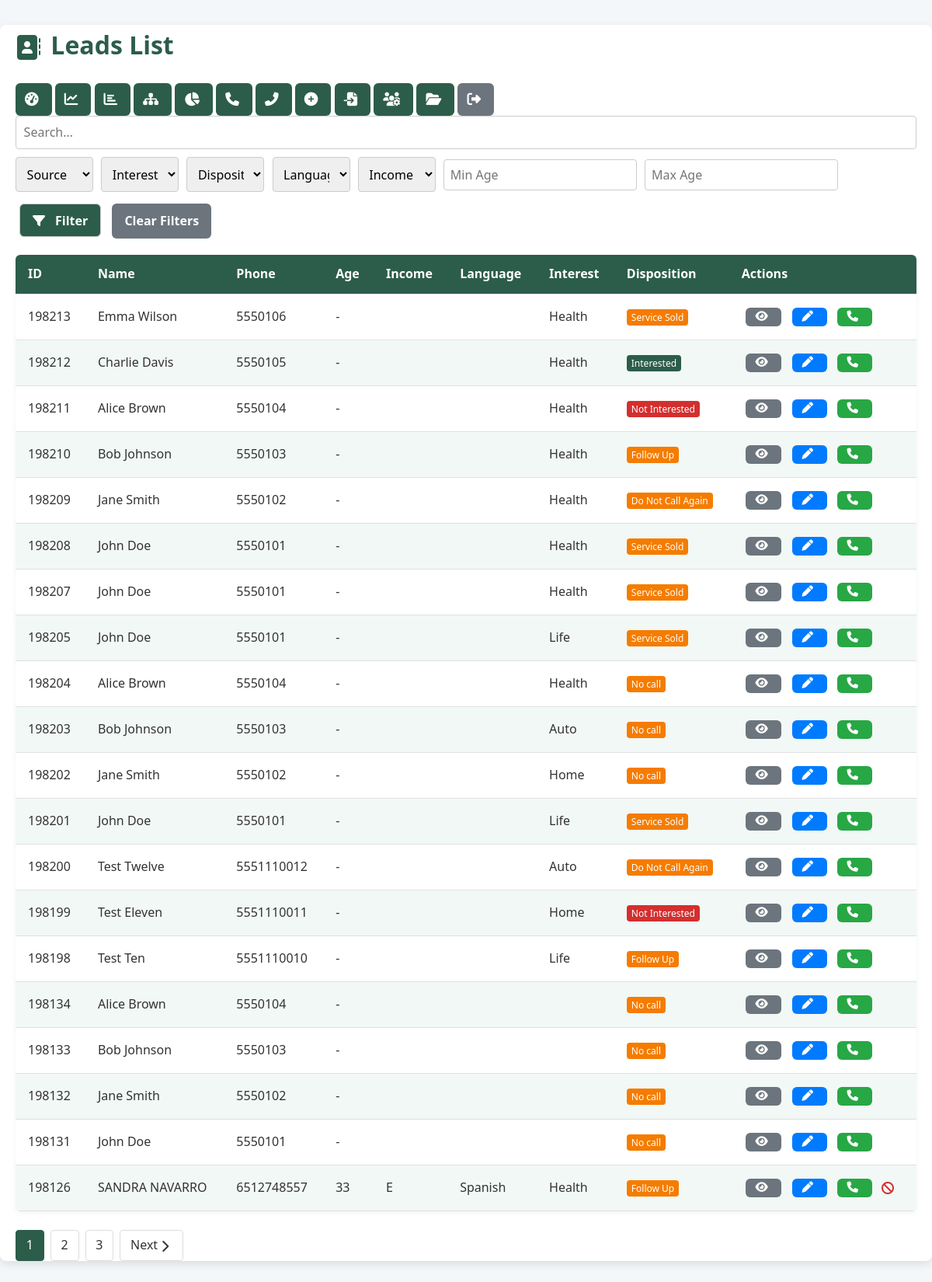
The app's page /leads/list.php (signed in) with its own data.
### tables this page shows
CREATE TABLE `leads` (
  `id` int(11) NOT NULL,
  `external_id` varchar(100) NOT NULL,
  `prefix` varchar(20) DEFAULT NULL,
  `first_name` varchar(50) NOT NULL,
  `mi` varchar(10) DEFAULT NULL,
  `last_name` varchar(50) NOT NULL,
  `phone` varchar(20) NOT NULL,
  `email` varchar(100) DEFAULT NULL,
  `address_line` varchar(150) DEFAULT NULL,
  `suite_apt` varchar(50) DEFAULT NULL,
  `city` varchar(50) DEFAULT NULL,
  `state` char(2) DEFAULT NULL,
  `zip5` char(5) DEFAULT NULL,
  `zip4` char(4) DEFAULT NULL,
  `delivery_point_bar_code` varchar(20) DEFAULT NULL,
  `carrier_route` varchar(20) DEFAULT NULL,
  `fips_county_code` char(5) DEFAULT NULL,
  `county_name` varchar(50) DEFAULT NULL,
  `age` int(11) DEFAULT NULL,
  `insurance_interest_id` int(11) DEFAULT NULL,
  `source_id` int(11) NOT NULL,
  `do_not_call` tinyint(1) NOT NULL DEFAULT 0,
  `taken_by` int(11) DEFAULT NULL,
  `taken_at` datetime DEFAULT NULL,
  `created_at` datetime NOT NULL DEFAULT current_timestamp(),
  `updated_at` datetime NOT NULL DEFAULT current_timestamp() ON UPDATE current_timestamp(),
  `income` varchar(10) DEFAULT NULL,
  `language` varchar(10) DEFAULT NULL,
  `notes` text DEFAULT NULL,
  `uploaded_by` int(11) DEFAULT NULL
);

CREATE TABLE `insurance_interests` (
  `id` int(11) NOT NULL,
  `name` varchar(100) NOT NULL,
  `category` varchar(50) DEFAULT NULL,
  `active` tinyint(1) NOT NULL DEFAULT 1,
  `created_at` datetime NOT NULL DEFAULT current_timestamp()
);

CREATE TABLE `income_ranges` (
  `code` char(1) NOT NULL,
  `description` varchar(100) NOT NULL
);

CREATE TABLE `language_codes` (
  `code` char(2) NOT NULL,
  `description` varchar(100) NOT NULL
);

### lib/Auth.php (called while the page is built, shortened)
<?php
class Auth
{
    public static function user(): ?array
    {
        return $_SESSION['user'] ?? null;
    }
}

### leads/list.php (the view, shortened to what this page needs)
<?php
require_once __DIR__ . '/../lib/Auth.php';
$user = Auth::user();
$roles = $user['roles'] ?? [];
$canCreate = (bool) array_intersect($roles, ['admin', 'lead_manager', 'sales', 'owner']);
$canImport = $canCreate;
$canViewCalls = (bool) array_intersect($roles, ['admin', 'sales']);
$canManageUsers = in_array('admin', $roles, true);
$canEdit = $canCreate;
$canCall = (bool) array_intersect($roles, ['admin', 'sales']);
$canViewDashboard = (bool) array_intersect($roles, ['admin', 'viewer']);
$canViewLeadSummary = (bool) array_intersect($roles, ['admin', 'owner']);
$canViewReferrals = (bool) array_intersect($roles, ['admin', 'owner']);
$pdo = getPDO();
$page = max(1, (int) ($_GET['page'] ?? 1));
$perPage = (int) ($_GET['per_page'] ?? 20);
$perPage = in_array($perPage, [10, 20, 50, 100]) ? $perPage : 20;
$offset = ($page - 1) * $perPage;
$conds = ["1=1"];
$params = [];
$where = implode(' AND ', $conds);
$countStmt = $pdo->prepare("
    SELECT COUNT(*)
    FROM leads l
    LEFT JOIN (
        SELECT lead_id, disposition_id
        FROM interactions
        WHERE id IN (
            SELECT MAX(id) FROM interactions GROUP BY lead_id
        )
    ) latest_interactions ON l.id = latest_interactions.lead_id
    LEFT JOIN dispositions d ON latest_interactions.disposition_id = d.id
    WHERE $where");
$countStmt->execute($params);
$totalLeads = (int) $countStmt->fetchColumn();
$totalPages = (int) ceil($totalLeads / $perPage);
$sql = "
    SELECT
        l.id,
        CONCAT_WS(' ', l.prefix, l.first_name, l.mi, l.last_name) AS full_name,
        l.phone,
        lc.description AS language_desc,
        ir.description AS income_desc,
        ii.name AS interest,
        d.name AS disposition,
        l.age,
        l.do_not_call,
        ll.user_id AS locked_by,
        ll.expires_at AS lock_expires
    FROM leads l
    LEFT JOIN language_codes lc ON l.language = lc.code
    LEFT JOIN income_ranges ir ON l.income = ir.code
    LEFT JOIN insurance_interests ii ON l.insurance_interest_id = ii.id
    LEFT JOIN lead_locks ll ON l.id = ll.lead_id AND ll.expires_at >= NOW()
    LEFT JOIN (
        SELECT lead_id, disposition_id
        FROM interactions
        WHERE id IN (
            SELECT MAX(id) FROM interactions GROUP BY lead_id
        )
    ) latest_interactions ON l.id = latest_interactions.lead_id
    LEFT JOIN dispositions d ON latest_interactions.disposition_id = d.id
    WHERE $where
    ORDER BY l.id DESC
    LIMIT $offset, $perPage";
$stmt = $pdo->prepare($sql);
$stmt->execute($params);
$leads = $stmt->fetchAll(PDO::FETCH_ASSOC);
$query = $_GET;
unset($query['page']);
$baseUrl = 'list.php' . (count($query) ? '?' . http_build_query($query) . '&' : '?');
?>
<!DOCTYPE html>
<html lang="en">
<head>
  <link rel="stylesheet" href="../assets/css/leads/list.css">
  <link rel="stylesheet" href="https://cdnjs.cloudflare.com/ajax/libs/font-awesome/6.5.0/css/all.min.css">
</head>
<body>
  <div class="container">
    <h1><i class="fas fa-address-book"></i> Leads List</h1>
    <div class="actions">
      <?php if ($canViewDashboard): ?>
        <a class="btn-slide" href="../admin/dashboard.php">
          <i class="fas fa-tachometer-alt"></i><span> Dashboard</span>
        </a>
        <a class="btn-slide" href="../admin/my_metrics.php">
          <i class="fas fa-chart-line"></i><span> My Metrics</span>
        </a>
      <?php endif; ?>
      <?php if ($canViewLeadSummary): ?>
        <a class="btn-slide" href="../admin/users_lead_summary.php">
          <i class="fas fa-chart-bar"></i><span> Leads Sales Performance </span>
        </a>
      <?php endif; ?>
      <?php if ($canViewReferrals): ?>
        <a class="btn-slide" href="../admin/referrals.php">
          <i class="fas fa-sitemap"></i><span> Referrals</span>
        </a>
      <?php endif; ?>
      <?php if ($canManageUsers): ?>
        <a class="btn-slide" href="../admin/all_metrics.php">
          <i class="fas fa-chart-pie"></i><span> All Metrics</span>
        </a>
      <?php endif; ?>
      <?php if ($canViewCalls): ?>
        <a class="btn-slide" href="../calls/my_interactions.php">
          <i class="fas fa-phone"></i><span> My Calls</span>
        </a>
        <a class="btn-slide" href="../calls/list.php">
          <i class="fas fa-phone-alt"></i><span> All Calls</span>
        </a>
      <?php endif; ?>
      <?php if ($canCreate): ?>
        <a class="btn-slide" href="add.php">
          <i class="fas fa-plus-circle"></i><span> New Lead</span>
        </a>
      <?php endif; ?>
      <?php if ($canImport): ?>
        <a class="btn-slide" href="import.php">
          <i class="fas fa-file-import"></i><span> Import Leads</span>
        </a>
      <?php endif; ?>
      <?php if ($canManageUsers): ?>
        <a class="btn-slide" href="../admin/users.php">
          <i class="fas fa-users-cog"></i><span> User Management</span>
        </a>
        <a class="btn-slide" href="../admin/documents.php">
          <i class="fas fa-folder-open"></i><span> Documents</span>
        </a>
      <?php endif; ?>
      <a class="btn-slide btn-secondary" href="../auth/logout.php">
        <i class="fas fa-right-from-bracket"></i><span> Exit</span>
      </a>
    </div>
    <form method="get" class="filters-form">
      <input type="text" name="search" placeholder="Search..." value="<?= htmlspecialchars($_GET['search'] ?? '') ?>">
      <select name="source">
        <option value="">Source</option>
      </select>
      <select name="interest">
        <option value="">Interest</option>
      </select>
      <select name="disposition">
        <option value="">Disposition</option>
      </select>
      <select name="language">
        <option value="">Language</option>
      </select>
      <select name="income">
        <option value="">Income</option>
      </select>
      <input type="number" name="age_min" placeholder="Min Age" value="<?= htmlspecialchars($_GET['age_min'] ?? '') ?>">
      <input type="number" name="age_max" placeholder="Max Age" value="<?= htmlspecialchars($_GET['age_max'] ?? '') ?>">
      <button type="submit" class="btn"><i class="fas fa-filter"></i> Filter</button>
      <a href="list.php" class="btn btn-secondary">Clear Filters</a>
    </form>
    <table class="table">
      <thead>
        <tr>
          <th>ID</th>
          <th>Name</th>
          <th>Phone</th>
          <th>Age</th>
          <th>Income</th>
          <th>Language</th>
          <th>Interest</th>
          <th>Disposition</th>
          <th>Actions</th>
        </tr>
      </thead>
      <tbody>
        <?php if (empty($leads)): ?>
          <tr>
            <td colspan="9" style="text-align:center;">No leads found.</td>
          </tr>
        <?php else:
          foreach ($leads as $lead): ?>
            <tr>
              <td><?= $lead['id'] ?></td>
              <td><?= htmlspecialchars($lead['full_name']) ?></td>
              <td><?= htmlspecialchars($lead['phone']) ?></td>
              <td><?= $lead['age'] ?: '-' ?></td>
              <td><?= htmlspecialchars($lead['income_desc']) ?></td>
              <td><?= htmlspecialchars($lead['language_desc']) ?></td>
              <td><?= htmlspecialchars($lead['interest']) ?></td>
              <td>
                <?php
                $dsp = strtolower($lead['disposition'] ?? '');
                switch ($dsp) {
                  case 'interested':
                    $cls = 'badge-green';
                    break;
                  case 'follow up':
                    $cls = 'badge-orange';
                    break;
                  case 'not interested':
                    $cls = 'badge-red';
                    break;
                  default:
                    $cls = 'badge-orange';
                }
                ?>
                <span class="badge <?= $cls ?>"><?= htmlspecialchars($lead['disposition'] ?? 'No call') ?></span>
              </td>
              <td class="row-actions">
                <a class="btn btn-sm btn-secondary" title="View" href="view.php?id=<?= $lead['id'] ?>"><i
                    class="fas fa-eye"></i></a>
                <?php if ($canEdit): ?>
                  <a class="btn btn-sm" title="Edit" style="background:#007bff" href="edit.php?lead_id=<?= $lead['id'] ?>"><i
                      class="fas fa-pen"></i></a>
                <?php endif; ?>
                <?php if ($canCall): ?>
                  <a class="btn btn-sm" title="Call" style="background:#28a745"
                    href="../calls/add.php?lead_id=<?= $lead['id'] ?>"><i class="fas fa-phone"></i></a>
                <?php endif; ?>
                <?php if ($lead['do_not_call']): ?>
                  <i class="fas fa-ban" title="Do Not Call" style="color:#d32f2f; margin-left:4px;"></i>
                <?php endif; ?>
              </td>
            </tr>
          <?php endforeach; endif; ?>
      </tbody>
    </table>
    <?php if ($totalPages > 1): ?>
      <div class="pagination">
        <?php for ($i = max(1, $page - 2); $i <= min($totalPages, $page + 2); $i++): ?>
          <a class="<?= $i === $page ? 'active' : '' ?>" href="<?= $baseUrl ?>page=<?= $i ?>"><?= $i ?></a>
        <?php endfor; ?>
        <?php if ($page < $totalPages): ?>
          <a href="<?= $baseUrl ?>page=<?= $page + 1 ?>">Next <i class="fas fa-chevron-right"></i></a>
        <?php endif; ?>
      </div>
    <?php endif; ?>
  </div>
</body>
</html>

### assets/css/leads/list.css (style rules this page uses)
*, *:before, *:after { box-sizing: border-box; margin: 0; padding: 0; }
body { font-family: 'Segoe UI', Tahoma, Geneva, Verdana, sans-serif; background-color: #f4f7fa; color: #333; line-height: 1.6; font-size: 1rem; }
a { text-decoration: none; color: inherit; }
button, input, select, textarea { font-family: inherit; font-size: inherit; padding: 0.5rem; border: 1px solid #ccc; border-radius: 4px; outline: none; transition: border-color 0.3s ease; }
.container { max-width: 1200px; margin: 0 auto; padding: 2rem; background-color: #ffffff; border-radius: 8px; box-shadow: 0 4px 12px rgba(0, 0, 0, 0.1); }
h1, h2, h3, h4, h5, h6 { font-weight: bold; margin-bottom: 1rem; color: #2c5d4a; }
h1 { font-size: 2rem; }
.actions { margin-top: 1.5rem; }
.btn { margin: 5px; display: inline-flex; align-items: center; gap: 0.5rem; padding: 0.6rem 1rem; background-color: #2c5d4a; color: white; text-decoration: none; border-radius: 6px; font-weight: bold; cursor: pointer; transition: background-color 0.3s ease; }
.btn-sm { padding: 0.3rem 0.8rem; font-size: 0.9rem; }
.btn-secondary { background-color: #6c757d; }
input[type="text"], input[type="email"], input[type="password"], input[type="tel"], select, textarea { width: 100%; padding: 0.6rem; border: 1px solid #ccc; border-radius: 4px; transition: border-color 0.3s ease; }
.table { width: 100%; border-collapse: collapse; margin-bottom: 1.5rem; background-color: #fff; border-radius: 6px; overflow: hidden; box-shadow: 0 2px 6px rgba(0, 0, 0, 0.05); }
.table th, .table td { padding: 12px 16px; border-bottom: 1px solid #e0e0e0; }
.table th { background-color: #2c5d4a; color: #fff; font-weight: 600; text-align: left; }
.table tr:nth-child(even) { background-color: #f2f8f5; }
.table thead { position: sticky; top: 0; background-color: #2c5d4a; color: white; z-index: 1; }
.pagination { display: flex; gap: 0.5rem; margin-top: 1rem; flex-wrap: wrap; }
.pagination a, .pagination span { padding: 0.4rem 0.8rem; border: 1px solid #ddd; border-radius: 4px; text-decoration: none; color: #333; }
.pagination .active { background-color: #2c5d4a; color: #fff; border-color: #2c5d4a; }
select { width: 100px; }
.btn i.fas { margin-right: 5px; }
.fas { vertical-align: middle; }
.fas { margin-right: 5px; }
.btn-slide { display: inline-flex; align-items: center; padding: 0.5rem 0.75rem; background-color: #2c5d4a; color: white; text-decoration: none; border-radius: 6px; overflow: hidden; white-space: nowrap; transition: background-color 0.3s ease; }
.btn-slide i { font-size: 1.1em; transition: transform 0.3s ease; }
.btn-slide.btn-secondary { background-color: #6c757d; }
.container { max-width: 1200px; margin: 2em auto; padding: 0 20px; }
table { width: 100%; border-collapse: collapse; margin-top: 1em; }
th, td { padding: 0.75em; text-align: left; vertical-align: middle; border-bottom: 1px solid #ddd; }
th { background-color: #ecf0f1; }
.badge { padding: 0.4em 0.6em; font-size: 0.9em; border-radius: 4px; color: white; background-color: #3498db; }

### leads/list.php (style rules this page uses)
.badge { padding: 2px 6px; border-radius: 4px; font-size: .75rem; color: #fff; }
.badge-green { background: #2c5d4a; }
.badge-orange { background: #f57c00; }
.badge-red { background: #d32f2f; }
.row-actions a { margin-right: 4px; }
form.filters-form select, form.filters-form input { margin: 0 6px 10px 0; }

### records on screen
leads: id "198213", full_name "Emma Wilson", phone "5550106", age "-", insurance_interest.name "Health", disposition "Service Sold"
leads: id "198212", full_name "Charlie Davis", phone "5550105", age "-", insurance_interest.name "Health", disposition "Interested"
leads: id "198211", full_name "Alice Brown", phone "5550104", age "-", insurance_interest.name "Health", disposition "Not Interested"
leads: id "198210", full_name "Bob Johnson", phone "5550103", age "-", insurance_interest.name "Health", disposition "Follow Up"
leads: id "198209", full_name "Jane Smith", phone "5550102", age "-", insurance_interest.name "Health", disposition "Do Not Call Again"
leads: id "198208", full_name "John Doe", phone "5550101", age "-", insurance_interest.name "Health", disposition "Service Sold"
leads: id "198207", full_name "John Doe", phone "5550101", age "-", insurance_interest.name "Health", disposition "Service Sold"
leads: id "198205", full_name "John Doe", phone "5550101", age "-", insurance_interest.name "Life", disposition "Service Sold"
leads: id "198204", full_name "Alice Brown", phone "5550104", age "-", insurance_interest.name "Health", disposition "No call"
leads: id "198203", full_name "Bob Johnson", phone "5550103", age "-", insurance_interest.name "Auto", disposition "No call"
leads: id "198202", full_name "Jane Smith", phone "5550102", age "-", insurance_interest.name "Home", disposition "No call"
leads: id "198201", full_name "John Doe", phone "5550101", age "-", insurance_interest.name "Life", disposition "Service Sold"
leads: id "198200", full_name "Test Twelve", phone "5551110012", age "-", insurance_interest.name "Auto", disposition "Do Not Call Again"
leads: id "198199", full_name "Test Eleven", phone "5551110011", age "-", insurance_interest.name "Home", disposition "Not Interested"
leads: id "198198", full_name "Test Ten", phone "5551110010", age "-", insurance_interest.name "Life", disposition "Follow Up"
leads: id "198134", full_name "Alice Brown", phone "5550104", age "-", disposition "No call"
leads: id "198133", full_name "Bob Johnson", phone "5550103", age "-", disposition "No call"
leads: id "198132", full_name "Jane Smith", phone "5550102", age "-", disposition "No call"
leads: id "198131", full_name "John Doe", phone "5550101", age "-", disposition "No call"
leads: id "198126", full_name "SANDRA NAVARRO", phone "6512748557", age "33", income_ranges.description "E", language_codes.description "Spanish", insurance_interest.name "Health", disposition "Follow Up", do_not_call 1 (drawn)
